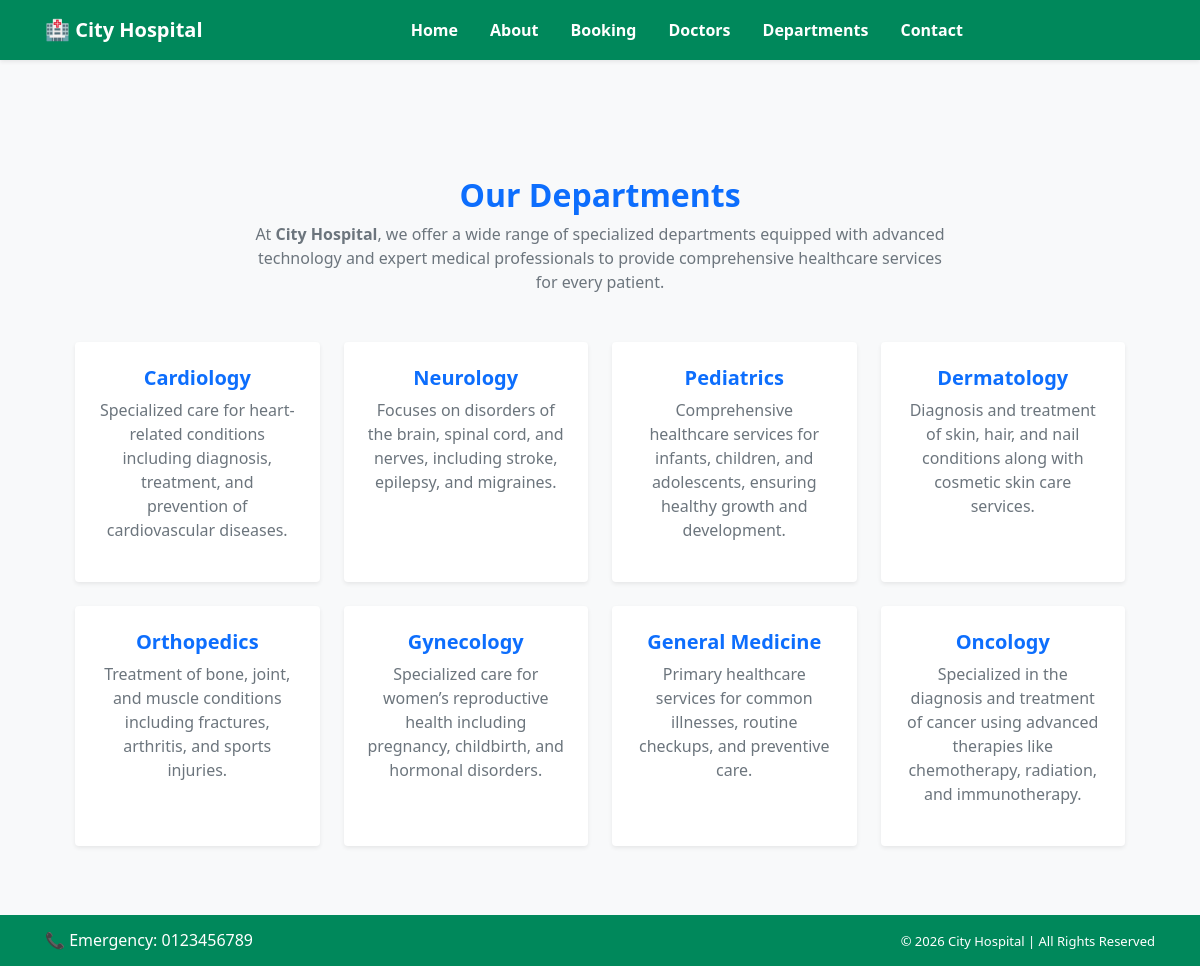
Screenshot of /departments/ with the database file from the repository.
### home/models.py (models this page shows, shortened)
class Department(models.Model):
    dep_name = models.CharField(max_length=100)
    dep_description = models.TextField()

### home/views.py (the view)
# urls.py: path('departments/', views.departments, name='departments'),
def departments(request):
    dept = Department.objects.all()
    return render(request, 'departments.html', {'dept': dept})

### template/departments.html (shortened to what this page needs)
{% extends "base.html" %}
{% block content %}
<div class="container mt-5">
    <section class="py-5 bg-light">
        <div class="container">
            <div class="text-center mb-5">
                <h2 class="fw-bold text-primary">Our Departments</h2>
                <p class="text-muted" style="max-width: 700px; margin: auto;">
                    At <strong>City Hospital</strong>, we offer a wide range of specialized
                    departments equipped with advanced technology and expert medical
                    professionals to provide comprehensive healthcare services for every patient.
                </p>
            </div>
            <div class="row g-4">
                {% for d in dept %}
                <div class="col-md-3">
                    <div class="card border-0 shadow-sm rounded-4 text-center p-4 h-100">
                        <h5 class="fw-bold text-primary">{{ d.dep_name }}</h5>
                        <p class="text-muted">
                            {{ d.dep_description }}
                        </p>
                    </div>
                </div>
                {% endfor %}
            </div>
        </div>
    </section>
</div>
{% endblock %}

### template/base.html (style rules this page uses)
html, body { height: 100%; }
body { display: flex; flex-direction: column; background-color: #f8f9fa; font-family: 'Segoe UI', sans-serif; }
.container { padding-left: 15px; padding-right: 15px; }

### rows the page displays
Department: dep_name "Cardiology", dep_description "Specialized care for heart-related conditions including diagnosis, treatment, and prevention of cardiovascular diseases."
Department: dep_name "Neurology", dep_description "Focuses on disorders of the brain, spinal cord, and nerves, including stroke, epilepsy, and migraines."
Department: dep_name "Pediatrics", dep_description "Comprehensive healthcare services for infants, children, and adolescents, ensuring healthy growth and development."
Department: dep_name "Dermatology", dep_description "Diagnosis and treatment of skin, hair, and nail conditions along with cosmetic skin care services."
Department: dep_name "Orthopedics", dep_description "Treatment of bone, joint, and muscle conditions including fractures, arthritis, and sports injuries."
Department: dep_name "Gynecology", dep_description "Specialized care for women’s reproductive health including pregnancy, childbirth, and hormonal disorders."
Department: dep_name "General Medicine", dep_description "Primary healthcare services for common illnesses, routine checkups, and preventive care."
Department: dep_name "Oncology", dep_description "Specialized in the diagnosis and treatment of cancer using advanced therapies like chemotherapy, radiation, and immunotherapy."
